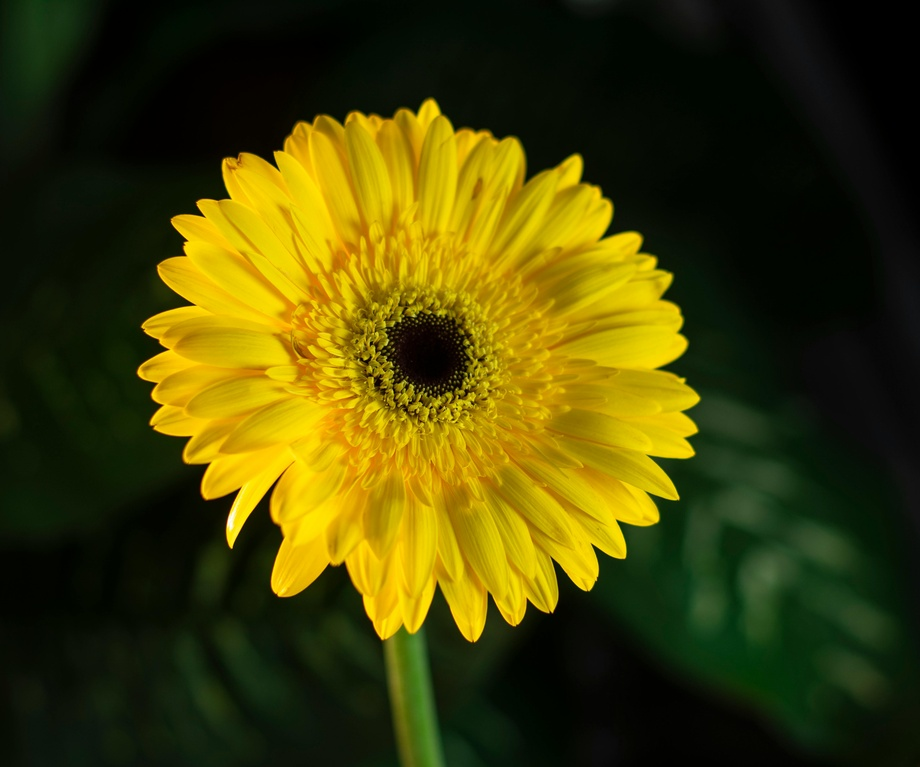
#> input picture Bài KT Cuối Kỳ/hoa.jpg, 920 x 767 px, shrunk from 4800 x 4000 before the run
$ python 'Câu1.py'   (older library calls are emulated)
#> lines starting #> are read from the running program, lines starting #| are printed output that depends on the picture
import cv2
import numpy as np

img = cv2.imread("hoa.jpg")
#> img is the input picture: shape (767, 920, 3); mean B, G, R 5.6, 64.4, 68.3
if img is None:
    exit()

# Median filter
median = cv2.medianBlur(img, 5)
cv2.imwrite("hoa_median.jpg", median)

# Sobel filter
gray = cv2.cvtColor(img, cv2.COLOR_BGR2GRAY)
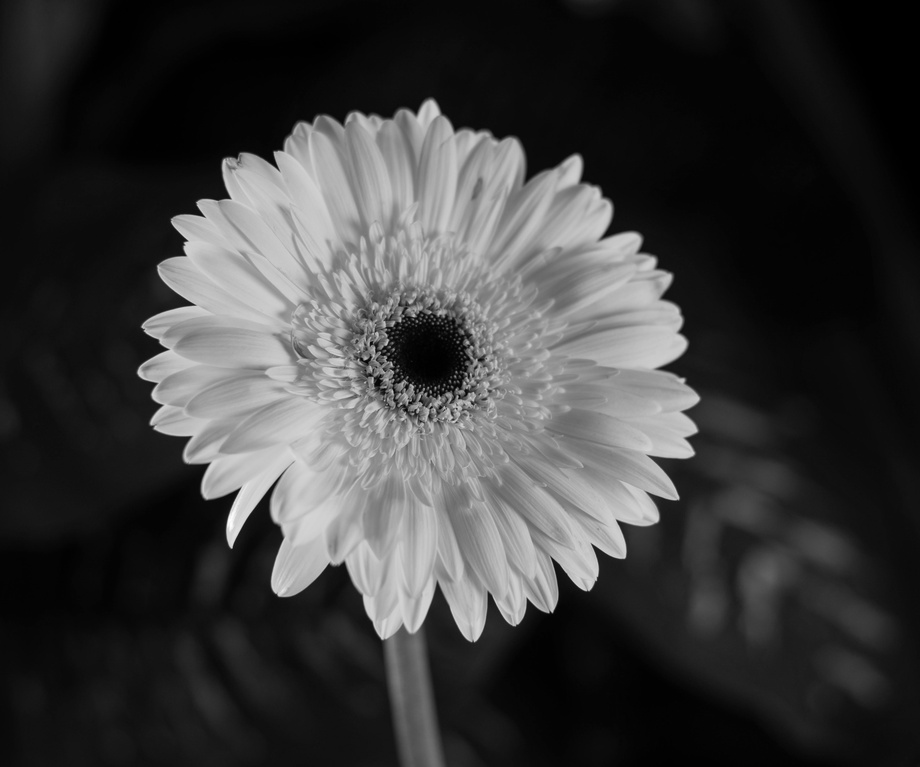
#> gray: shape (767, 920); min 0, max 253, mean 58.9
sx = cv2.Sobel(gray, cv2.CV_64F, 1, 0, ksize=3)
sy = cv2.Sobel(gray, cv2.CV_64F, 0, 1, ksize=3)
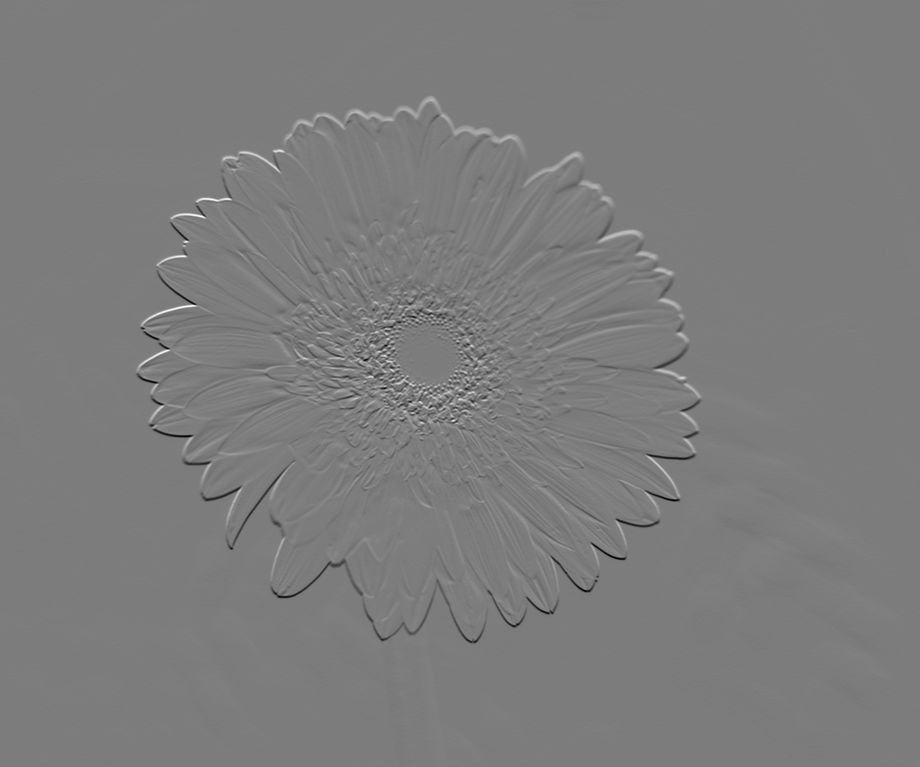
#> sy: shape (767, 920) float64; min -680, max 708, mean 0.1; drawn with min black and max white
sobel = cv2.magnitude(sx, sy)
sobel = np.uint8(np.clip(sobel, 0, 255))
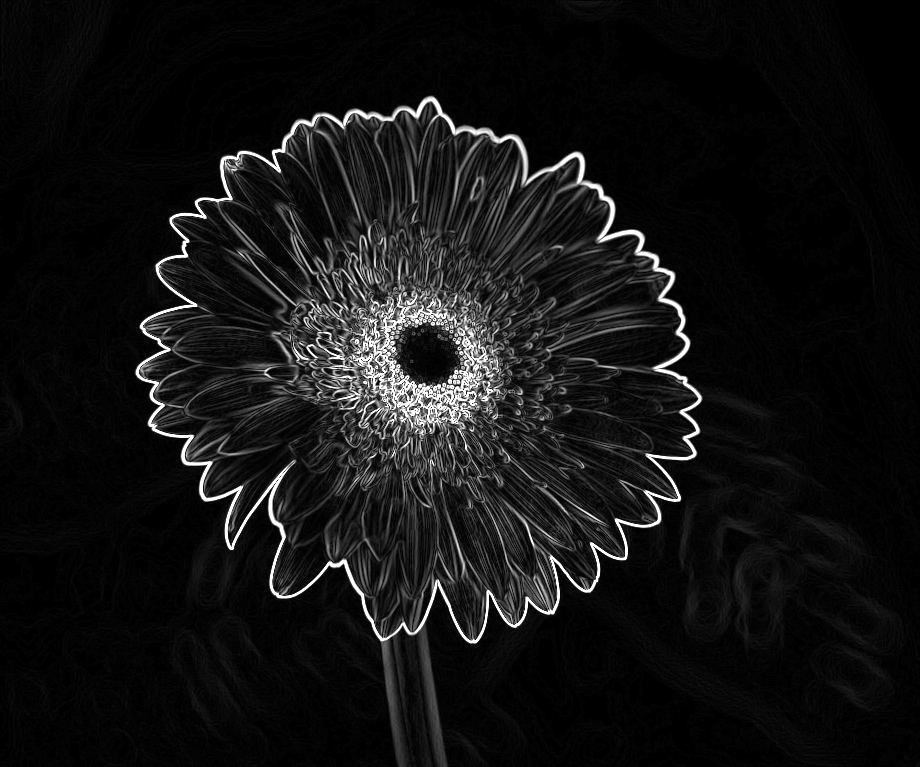
#> sobel: shape (767, 920); min 0, max 255, mean 19.3
cv2.imwrite("hoa_sobel.jpg", sobel)

# Hoán đổi kênh màu
swapped = img[:, :, [1, 2, 0]]
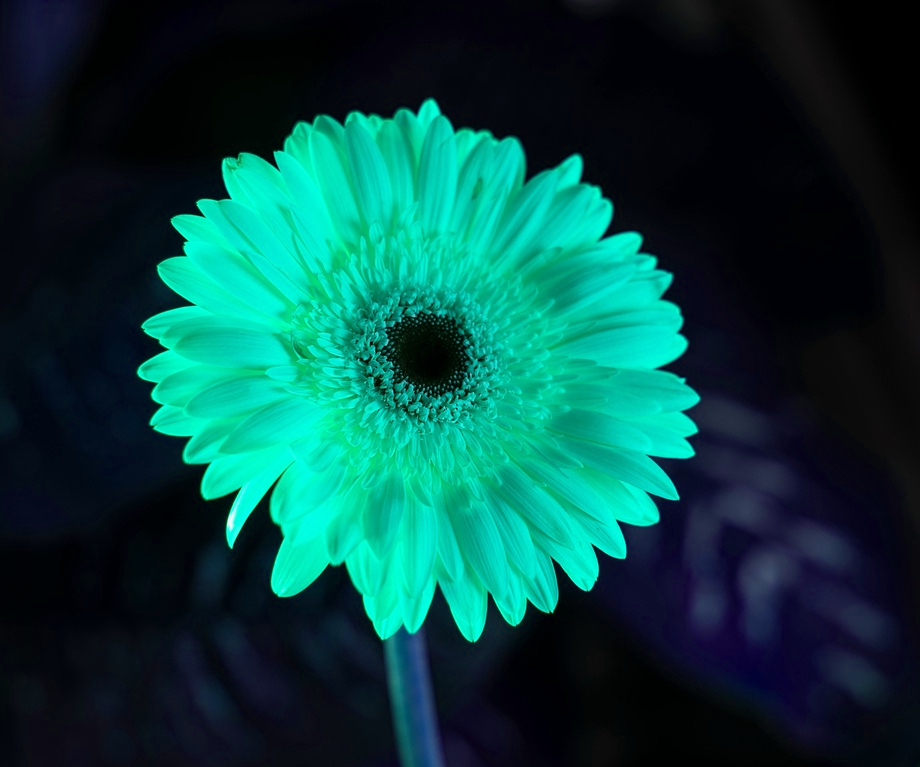
#> swapped: shape (767, 920, 3); mean B, G, R 64.4, 68.3, 5.6
cv2.imwrite("hoa_swapped.jpg", swapped)

# Chuyển LAB và tách kênh
lab = cv2.cvtColor(img, cv2.COLOR_BGR2LAB)
#> lab: shape (767, 920, 3); mean of channels 0, 1, 2 64.5, 123.7, 153.9
l, a, b = cv2.split(lab)
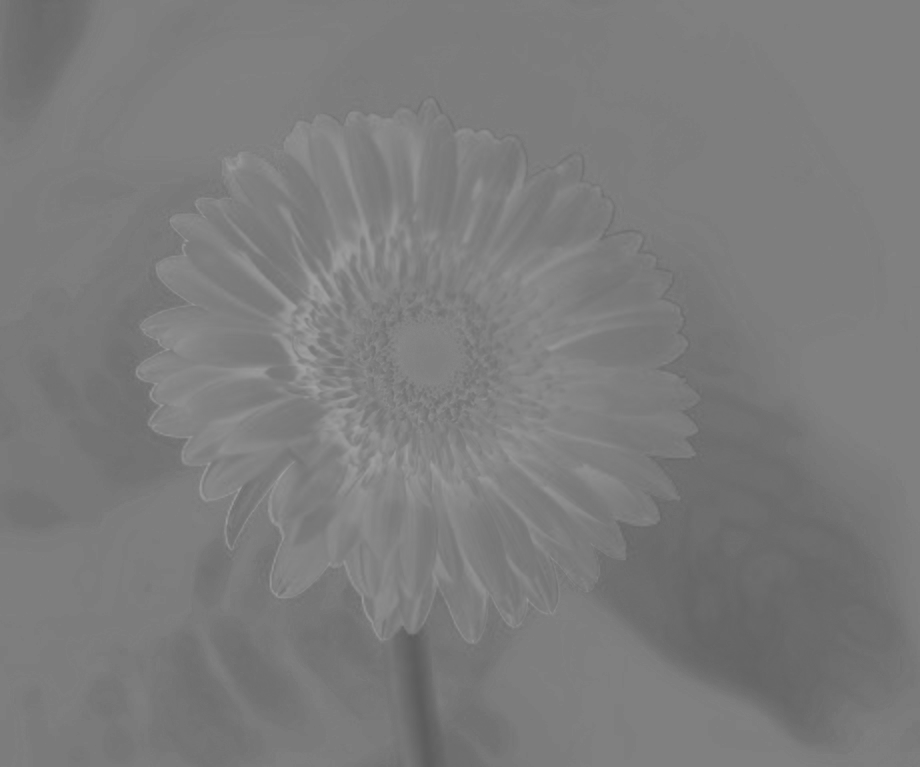
#> a: shape (767, 920); min 91, max 162, mean 123.7
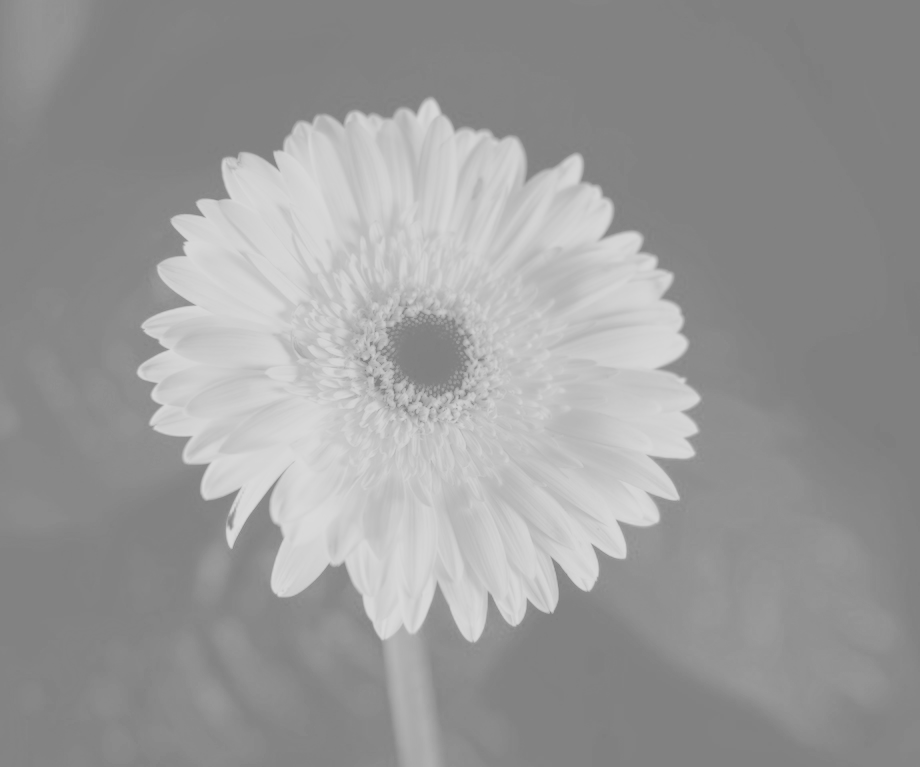
#> b: shape (767, 920); min 126, max 219, mean 153.9
cv2.imwrite("hoa_L.jpg", l)
cv2.imwrite("hoa_A.jpg", a)
cv2.imwrite("hoa_B.jpg", b)
